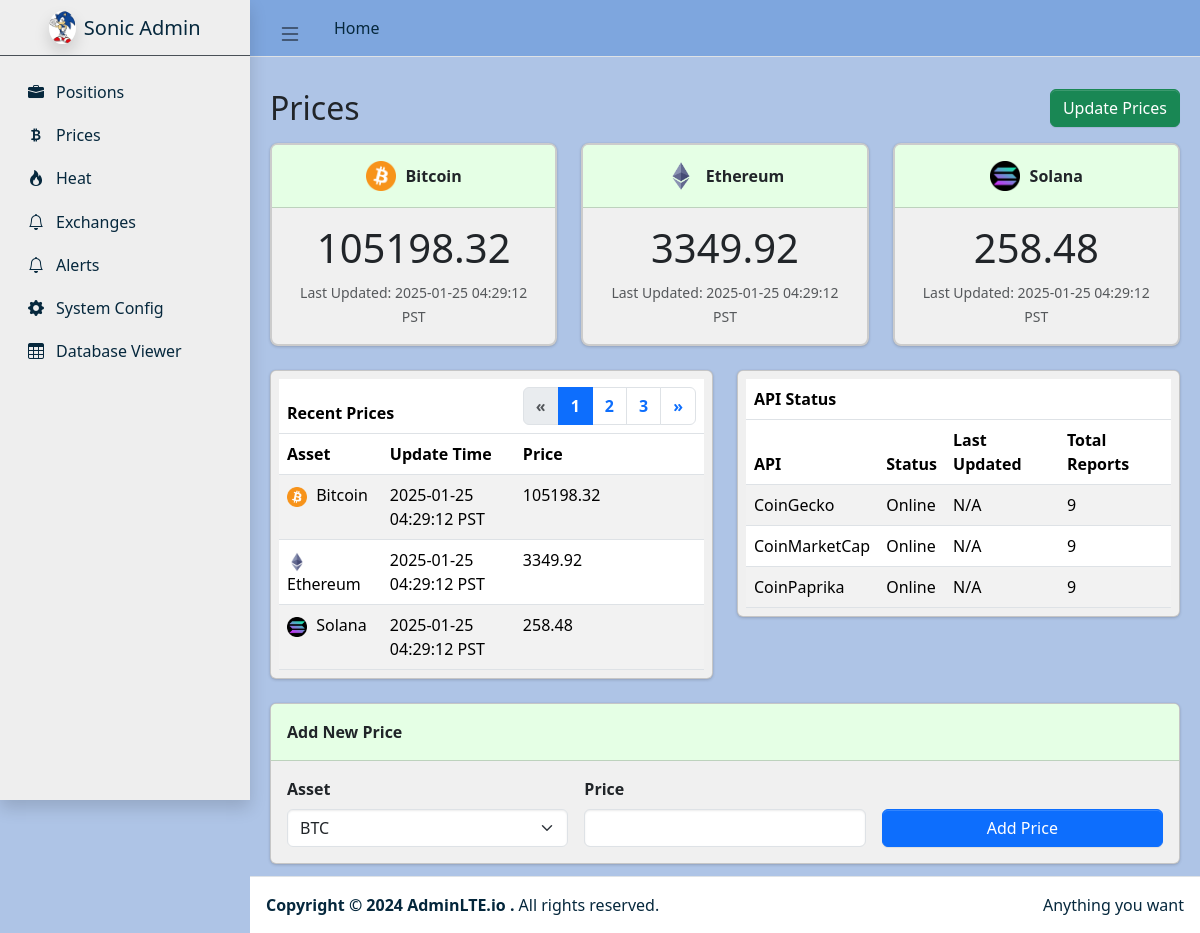
/prices, run on an earlier commit of the app's database.
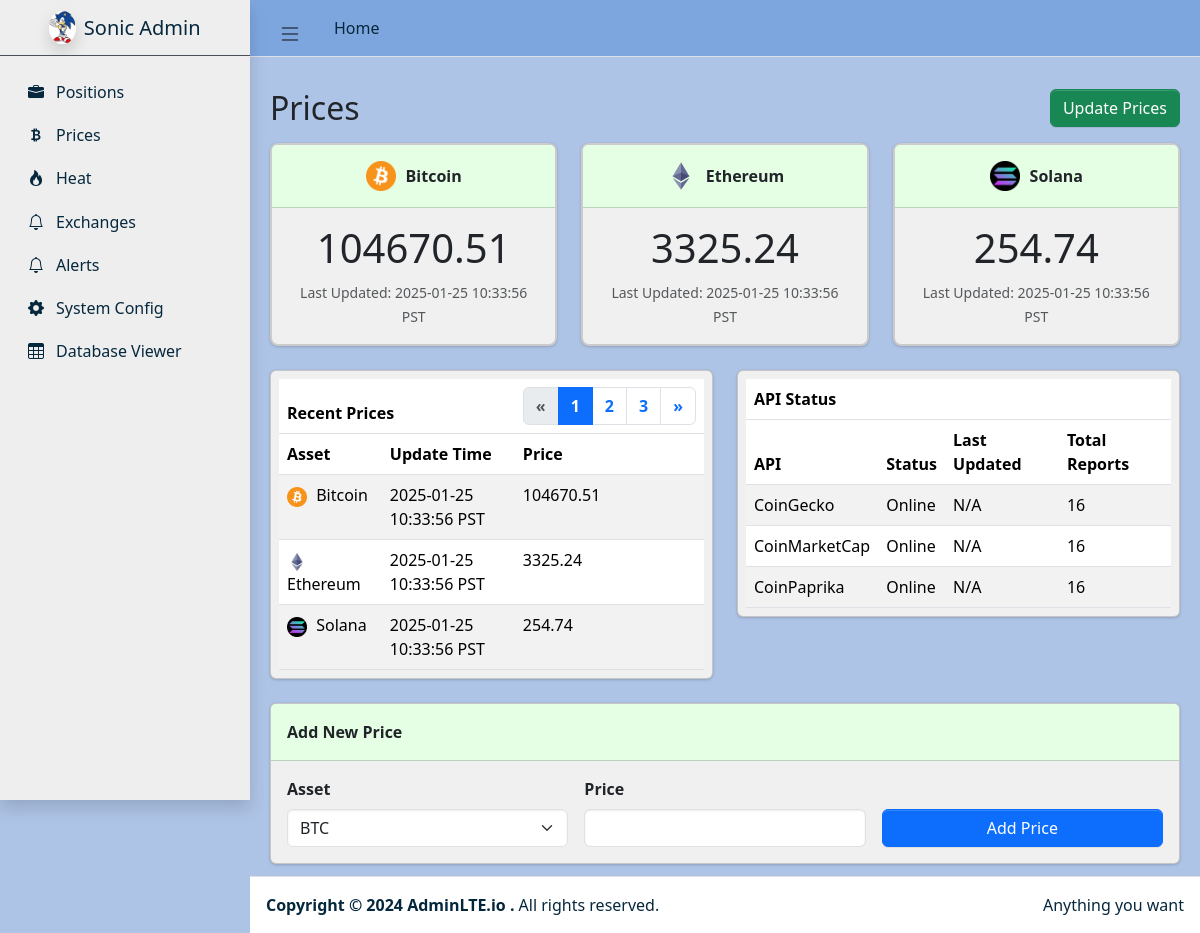
And on a later commit of the database.
### tables this page shows
CREATE TABLE prices (
                id TEXT PRIMARY KEY,
                asset_type TEXT NOT NULL,
                current_price REAL NOT NULL,
                previous_price REAL NOT NULL DEFAULT 0.0,
                last_update_time DATETIME NOT NULL,
                previous_update_time DATETIME,
                source TEXT NOT NULL
            );

CREATE TABLE api_status_counters (
                    api_name TEXT PRIMARY KEY,
                    total_reports INTEGER NOT NULL DEFAULT 0,
                    last_updated DATETIME
                );

### web_app.py (the view, shortened to what this page needs)
@app.route("/prices", methods=["GET", "POST"])
def prices():
    logger.debug("Entered /prices route.")
    top_prices = _get_top_prices_for_assets(DB_PATH, ["BTC", "ETH", "SOL"])
    recent_prices = _get_recent_prices(DB_PATH, limit=15)
    api_counters = data_locker.read_api_counters()
    return render_template(
        "prices.html",
        prices=top_prices,            # top boxes
        recent_prices=recent_prices,  # “Recent Prices” table
        api_counters=api_counters     # “API Status” table
    )

### data/data_locker.py (called while the page is built)
    def _init_sqlite_if_needed(self):
        if self.conn is None:
            self.conn = sqlite3.connect(self.db_path, check_same_thread=False)
            self.conn.row_factory = sqlite3.Row
        if self.cursor is None:
            self.cursor = self.conn.cursor()

    def read_api_counters(self) -> List[dict]:
        self._init_sqlite_if_needed()
        self.cursor.execute("""
            SELECT api_name, total_reports, last_updated
              FROM api_status_counters
             ORDER BY api_name
        """)
        rows = self.cursor.fetchall()
        results = []
        for r in rows:
            results.append({
                "api_name": r["api_name"],
                "total_reports": r["total_reports"],
                "last_updated": r["last_updated"],  # might be None
            })
        return results

### web_app.py (called while the page is built)
def _convert_iso_to_pst(iso_str):
    if not iso_str or iso_str == "N/A":
        return "N/A"
    pst = pytz.timezone("US/Pacific")
    try:
        dt_obj = datetime.fromisoformat(iso_str)
        dt_pst = dt_obj.astimezone(pst)
        return dt_pst.strftime("%Y-%m-%d %H:%M:%S %Z")
    except:
        return "N/A"

def _get_recent_prices(db_path, limit=15):
    conn = sqlite3.connect(db_path)
    conn.row_factory = sqlite3.Row
    cur = conn.cursor()
    cur.execute(f"""
        SELECT asset_type, current_price, last_update_time
          FROM prices
         ORDER BY last_update_time DESC
         LIMIT {limit}
    """)
    rows = cur.fetchall()
    conn.close()
    results = []
    for r in rows:
        iso = r["last_update_time"]
        results.append({
            "asset_type": r["asset_type"],
            "current_price": r["current_price"],
            "last_update_time_pst": _convert_iso_to_pst(iso)
        })
    return results

### templates/prices.html (shortened to what this page needs)
{% extends "sonic_admin.html" %}
{% block content %}
<div class="d-flex justify-content-between align-items-center mb-3">
  <h2 class="text-dark mb-0">Prices</h2>
  <form method="POST" action="{{ url_for('update_prices') }}" id="updatePricesForm">
    <button type="submit" class="btn btn-success">Update Prices</button>
  </form>
</div>
<div class="row row-cols-1 row-cols-md-3 g-4 mb-4">
  {% for p in prices[:3] %}
  <div class="col">
    <div class="card price-box h-100">
      <div class="card-header d-flex align-items-center justify-content-center">
        {% if p.asset_type in ["BTC", "Bitcoin"] %}
          <img src="/static/images/btc_logo.png" alt="BTC"
               style="width: 30px; height: 30px; margin-right: 10px;">
        {% elif p.asset_type in ["ETH", "Ethereum"] %}
          <img src="/static/images/eth_logo.png" alt="ETH"
               style="width: 30px; height: 30px; margin-right: 10px;">
        {% elif p.asset_type in ["SOL", "Solana"] %}
          <img src="/static/images/sol_logo.png" alt="SOL"
               style="width: 30px; height: 30px; margin-right: 10px;">
        {% endif %}
        {% if p.asset_type == "BTC" or p.asset_type == "AssetType.BTC" %}
          <span>Bitcoin</span>
        {% elif p.asset_type == "ETH" or p.asset_type == "AssetType.ETH" %}
          <span>Ethereum</span>
        {% elif p.asset_type == "SOL" or p.asset_type == "AssetType.SOL" %}
          <span>Solana</span>
        {% else %}
          <span>{{ p.asset_type }}</span>
        {% endif %}
      </div>
      <div class="card-body text-center">
        <div class="display-4 mb-2">
          {{ p.current_price|round(2) }}
        </div>
        <small class="text-muted">
          Last Updated: {{ p.last_update_time_pst or "N/A" }}
        </small>
      </div>
    </div>
  </div>
  {% endfor %}
</div>
<div class="row">
  <div class="col-md-6">
    <div class="card mb-4" style="background-color: #F0F0F0;">
      <div class="card-body p-2">
        <table class="table table-striped recent-prices-table w-100 mb-0">
          <thead>
            <tr class="title-row">
              <th colspan="2">Recent Prices</th>
              <th class="text-end">
                <nav>
                  <ul class="pagination justify-content-end m-0">
                    <li class="page-item disabled">
                      <a class="page-link" href="#" tabindex="-1">«</a>
                    </li>
                    <li class="page-item active"><a class="page-link" href="#">1</a></li>
                    <li class="page-item"><a class="page-link" href="#">2</a></li>
                    <li class="page-item"><a class="page-link" href="#">3</a></li>
                    <li class="page-item"><a class="page-link" href="#">»</a></li>
                  </ul>
                </nav>
              </th>
            </tr>
            <tr class="column-header-row">
              <th>Asset</th>
              <th>Update Time</th>
              <th>Price</th>
            </tr>
          </thead>
          <tbody>
            {% if recent_prices is not defined %}
              {% set recent_prices = [] %}
            {% endif %}
            {% for rp in recent_prices[::-1][:10] %}
            <tr>
              <td>
                {% if rp.asset_type in ["BTC", "Bitcoin"] %}
                  <img src="/static/images/btc_logo.png" alt="BTC"
                       style="width:20px; height:20px; margin-right:5px;">
                {% elif rp.asset_type in ["ETH", "Ethereum"] %}
                  <img src="/static/images/eth_logo.png" alt="ETH"
                       style="width:20px; height:20px; margin-right:5px;">
                {% elif rp.asset_type in ["SOL", "Solana"] %}
                  <img src="/static/images/sol_logo.png" alt="SOL"
                       style="width:20px; height:20px; margin-right:5px;">
                {% endif %}
                {% if rp.asset_type == "BTC" or rp.asset_type == "AssetType.BTC" %}
                  <span>Bitcoin</span>
                {% elif rp.asset_type == "ETH" or rp.asset_type == "AssetType.ETH" %}
                  <span>Ethereum</span>
                {% elif rp.asset_type == "SOL" or rp.asset_type == "AssetType.SOL" %}
                  <span>Solana</span>
                {% else %}
                  <span>{{ rp.asset_type }}</span>
                {% endif %}
              </td>
              <td>{{ rp.last_update_time_pst or "N/A" }}</td>
              <td>{{ rp.current_price|round(2) }}</td>
            </tr>
            {% endfor %}
          </tbody>
        </table>
      </div>
    </div>
  </div>
  <div class="col-md-6">
    <div class="card mb-4" style="background-color: #F0F0F0;">
      <div class="card-body p-2">
        <table class="table table-striped w-100 mb-0 api-status-table">
          <thead>
            <tr class="title-row">
              <th colspan="4">
                 API Status
              </th>
            </tr>
            <tr class="column-header-row">
              <th>API</th>
              <th>Status</th>
              <th>Last Updated</th>
              <th>Total Reports</th>
            </tr>
          </thead>
          <tbody>
            {% for row in api_counters %}
              <tr>
                <td>{{ row.api_name }}</td>
                <td>Online</td>
                <td>N/A</td>
                <td>{{ row.total_reports }}</td>
              </tr>
            {% endfor %}
          </tbody>
        </table>
      </div>
    </div>
  </div>
</div>
<div class="card add-price">
  <div class="card-header">Add New Price</div>
  <div class="card-body">
    <form method="POST" action="{{ url_for('prices') }}">
      <div class="row g-3">
        <div class="col-md-4">
          <label for="asset" class="form-label fw-bold">Asset</label>
          <select class="form-select" id="asset" name="asset" required>
            <option value="BTC">BTC</option>
          </select>
        </div>
        <div class="col-md-4">
          <label for="price" class="form-label fw-bold">Price</label>
          <input
            type="number"
            step="0.01"
            class="form-control"
            id="price"
            name="price"
            required
          />
        </div>
        <div class="col-md-4 d-flex align-items-end">
          <button type="submit" class="btn btn-primary w-100">Add Price</button>
        </div>
      </div>
    </form>
  </div>
</div>
{% endblock %}

### templates/sonic_admin.html (shortened to what this page needs)
<!doctype html>
<html lang="en">
  <head>
    <link
      rel="stylesheet"
      href="https://cdn.jsdelivr.net/npm/@fontsource/source-sans-3@latest/index.css"
    />
    <link
      rel="stylesheet"
      href="https://cdn.jsdelivr.net/npm/overlayscrollbars@2.10.1/styles/overlaysscrollbars.min.css"
    />
    <link
      rel="stylesheet"
      href="https://cdn.jsdelivr.net/npm/bootstrap-icons@1.11.3/font/bootstrap-icons.min.css"
    />
    <link rel="stylesheet" href="/static/dist/css/adminlte.css" />
  </head>
  <body class="layout-fixed sidebar-expand-lg">
    <div class="app-wrapper">
      <nav class="app-header navbar navbar-expand">
        <div class="container-fluid">
          <ul class="navbar-nav">
            <li class="nav-item">
              <a class="nav-link" data-lte-toggle="sidebar" href="#" role="button">
                <i class="bi bi-list"></i>
              </a>
            </li>
            <li class="nav-item d-none d-md-block">
              <a href="#" class="nav-link" style="color: #06283D;">Home</a>
            </li>
          </ul>
        </div>
      </nav>
      <aside class="app-sidebar shadow" data-bs-theme="dark">
        <div class="sidebar-brand">
          <a href="#" class="brand-link d-flex align-items-center">
            <img
              src="/static/images/sonic.png"
              alt="Sonic Logo"
              class="brand-image rounded-circle shadow"
            />
            <span class="brand-text fw-light ms-2">Sonic Admin</span>
          </a>
        </div>
        <div class="sidebar-wrapper">
          <nav class="mt-2">
            <ul
              class="nav sidebar-menu flex-column"
              data-lte-toggle="treeview"
              role="menu"
              data-accordion="false"
            >
              <li class="nav-item">
                <a href="{{ url_for('positions') }}" class="nav-link">
                  <i class="nav-icon bi bi-briefcase-fill"></i>
                  <p>Positions</p>
                </a>
              </li>
              <li class="nav-item">
                <a href="{{ url_for('prices') }}" class="nav-link">
                  <i class="nav-icon bi bi-currency-bitcoin"></i>
                  <p>Prices</p>
                </a>
              </li>
              <li class="nav-item">
                <a href="{{ url_for('console_test') }}" class="nav-link">
                  <i class="nav-icon bi bi-fire"></i>
                  <p>Heat</p>
                </a>
              </li>
                <li class="nav-item">
                  <a href="{{ url_for('exchanges') }}" class="nav-link">
                    <i class="nav-icon bi bi-bell"></i>
                    <p>Exchanges</p>
                  </a>
                </li>
              <li class="nav-item">
                <a href="{{ url_for('alert_options') }}" class="nav-link">
                  <i class="nav-icon bi bi-bell"></i>
                  <p>Alerts</p>
                </a>
              </li>
              <li class="nav-item">
                <a href="{{ url_for('system_options') }}" class="nav-link">
                  <i class="nav-icon bi bi-gear-fill"></i>
                  <p>System Config</p>
                </a>
              </li>
              <li class="nav-item">
                <a href="{{ url_for('database_viewer') }}" class="nav-link">
                  <i class="nav-icon bi bi-table"></i>
                  <p>Database Viewer</p>
                </a>
              </li>
            </ul>
          </nav>
        </div>
      </aside>
      <main class="app-main">
        <div class="app-content-header">
        </div>
        <div class="app-content">
          <div class="container-fluid">
            {% block content %}{% endblock content %}
          </div>
        </div>
      </main>
      <footer class="app-footer">
        <div class="float-end d-none d-sm-inline" style="color: #06283D;">Anything you want</div>
        <strong style="color: #06283D;">
          Copyright &copy; 2024
          <a href="https://adminlte.io" class="text-decoration-none" style="color: #03263b;">
            AdminLTE.io
          </a>.
        </strong>
        <span style="color: #06283D;">All rights reserved.</span>
      </footer>
    </div>
  </body>
</html>

### templates/sonic_admin.html (style rules this page uses)
body { background-color: #AEC4E6 !important; }
.app-sidebar { background-color: #EEEEEE !important; }
.app-header.navbar { background-color: #7EA6DE !important; }
.navbar .nav-link i.bi-list { font-size: 1.5rem !important; }
.app-sidebar .nav-link { color: #06283D !important; }
.sidebar-brand .brand-text { color: #06283D !important; }
.brand-image { width: 40px; height: 40px; object-fit: cover; }

### templates/prices.html (style rules this page uses)
.price-box.card { background-color: #F0F0F0 !important; border: 2px solid #ccc; border-radius: 8px; }
.price-box .card-header { background-color: #e5ffe5 !important; font-weight: bold; }
.price-box .display-4 { font-size: 2.5rem; }
.recent-prices-table.table-striped tbody tr:nth-of-type(odd) { background-color: rgba(0, 0, 0, 0.05); }
.recent-prices-table thead tr.title-row, .api-status-table thead tr.title-row { background-color: #f0e5ff !important; }
.recent-prices-table thead tr.title-row th, .api-status-table thead tr.title-row th { font-weight: bold; }
.card.add-price { background-color: #F0F0F0 !important; }
.card.add-price .card-header { background-color: #e5ffe5 !important; font-weight: bold; }

What changed in the data, as far as the page shows it:
removed prices: asset_type "Bitcoin", current_price "105198.32", last_update_time_pst "2025-01-25 04:29:12 PST"
removed prices: asset_type "Ethereum", current_price "3349.92", last_update_time_pst "2025-01-25 04:29:12 PST"
removed prices: asset_type "Solana", current_price "258.48", last_update_time_pst "2025-01-25 04:29:12 PST"
added prices: asset_type "Bitcoin", current_price "104670.51", last_update_time_pst "2025-01-25 10:33:56 PST"
added prices: asset_type "Ethereum", current_price "3325.24", last_update_time_pst "2025-01-25 10:33:56 PST"
added prices: asset_type "Solana", current_price "254.74", last_update_time_pst "2025-01-25 10:33:56 PST"
changed api_status_counters "CoinGecko": total_reports "9" → "16"
changed api_status_counters "CoinMarketCap": total_reports "9" → "16"
changed api_status_counters "CoinPaprika": total_reports "9" → "16"
